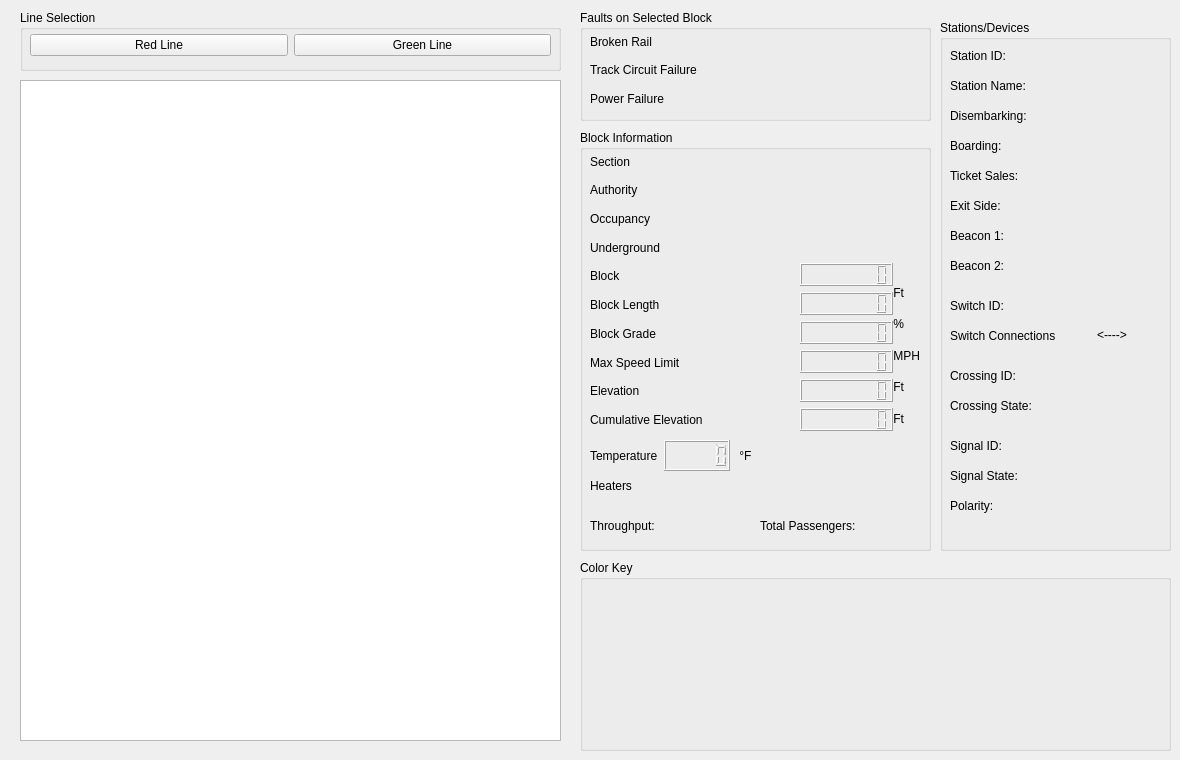
    <widget class="QWidget" name="trackMap">
     <attribute name="title">
      <string>Track Map</string>
     </attribute>
     <widget class="QGroupBox" name="faultsGroup">
      <property name="geometry">
       <rect>
        <x>580</x>
        <y>10</y>
        <width>351</width>
        <height>111</height>
       </rect>
      </property>
      <property name="title">
       <string>Faults on Selected Block</string>
      </property>
      <widget class="QWidget" name="verticalLayoutWidget_3">
       <property name="geometry">
        <rect>
         <x>10</x>
         <y>20</y>
         <width>160</width>
         <height>80</height>
        </rect>
       </property>
       <layout class="QVBoxLayout" name="faultsLabelBlock">
        <item>
         <widget class="QLabel" name="brokenRail">
          <property name="frameShape">
           <enum>QFrame::NoFrame</enum>
          </property>
          <property name="frameShadow">
           <enum>QFrame::Sunken</enum>
          </property>
          <property name="text">
           <string>Broken Rail</string>
          </property>
         </widget>
        </item>
        <item>
         <widget class="QLabel" name="trackcircuitFailure">
          <property name="text">
           <string>Track Circuit Failure</string>
          </property>
         </widget>
        </item>
        <item>
         <widget class="QLabel" name="powerFailure">
          <property name="text">
           <string>Power Failure</string>
          </property>
         </widget>
        </item>
       </layout>
      </widget>
      <widget class="QWidget" name="verticalLayoutWidget_4">
       <property name="geometry">
        <rect>
         <x>170</x>
         <y>20</y>
         <width>160</width>
         <height>81</height>
        </rect>
       </property>
       <layout class="QVBoxLayout" name="faultsoutputBlock">
        <item>
         <widget class="QLabel" name="brokenRail_O">
          <property name="text">
           <string/>
          </property>
         </widget>
        </item>
        <item>
         <widget class="QLabel" name="trackcircuitFailure_O">
          <property name="text">
           <string/>
          </property>
         </widget>
        </item>
        <item>
         <widget class="QLabel" name="powerFailure_O">
          <property name="text">
           <string/>
          </property>
         </widget>
        </item>
       </layout>
      </widget>
     </widget>
     <widget class="QGroupBox" name="stationdevicesgroup">
      <property name="geometry">
       <rect>
        <x>940</x>
        <y>20</y>
        <width>231</width>
        <height>531</height>
       </rect>
      </property>
      <property name="title">
       <string>Stations/Devices</string>
      </property>
      <widget class="QWidget" name="horizontalLayoutWidget_12">
       <property name="geometry">
        <rect>
         <x>10</x>
         <y>270</y>
         <width>171</width>
         <height>31</height>
        </rect>
       </property>
       <layout class="QHBoxLayout" name="switchidblock">
        <item>
         <widget class="QLabel" name="switchlabe_ID_TM">
          <property name="text">
           <string>Switch ID:</string>
          </property>
         </widget>
        </item>
        <item>
         <widget class="QLabel" name="switchID_O">
          <property name="text">
           <string/>
          </property>
         </widget>
        </item>
       </layout>
      </widget>
      <widget class="QWidget" name="horizontalLayoutWidget_11">
       <property name="geometry">
        <rect>
         <x>10</x>
         <y>300</y>
         <width>211</width>
         <height>31</height>
        </rect>
       </property>
       <layout class="QHBoxLayout" name="trackswitchOutputsTB_2">
        <item>
         <widget class="QLabel" name="trackswitchdirectionLabel_TB_2">
          <property name="text">
           <string>Switch Connections</string>
          </property>
         </widget>
        </item>
        <item>
         <widget class="QLabel" name="switchFrom_O">
          <property name="text">
           <string/>
          </property>
         </widget>
        </item>
        <item>
         <widget class="QLabel" name="directionLabelTB_2">
          <property name="text">
           <string>&lt;----&gt;</string>
          </property>
         </widget>
        </item>
        <item>
         <widget class="QLabel" name="switchTo_O">
          <property name="text">
           <string/>
          </property>
         </widget>
        </item>
       </layout>
      </widget>
      <widget class="QWidget" name="horizontalLayoutWidget_17">
       <property name="geometry">
        <rect>
         <x>10</x>
         <y>340</y>
         <width>171</width>
         <height>31</height>
        </rect>
       </property>
       <layout class="QHBoxLayout" name="crossingIDblock_TM">
        <item>
         <widget class="QLabel" name="crossingIDlabel_TM">
          <property name="text">
           <string>Crossing ID:</string>
          </property>
         </widget>
        </item>
        <item>
         <widget class="QLabel" name="crossingID_O">
          <property name="text">
           <string/>
          </property>
         </widget>
        </item>
       </layout>
      </widget>
      <widget class="QWidget" name="horizontalLayoutWidget_18">
       <property name="geometry">
        <rect>
         <x>10</x>
         <y>370</y>
         <width>171</width>
         <height>31</height>
        </rect>
       </property>
       <layout class="QHBoxLayout" name="crossinstateblock">
        <item>
         <widget class="QLabel" name="crossingstatelabel_TM">
          <property name="text">
           <string>Crossing State:</string>
          </property>
         </widget>
        </item>
        <item>
         <widget class="QLabel" name="crossingstate_O">
          <property name="text">
           <string/>
          </property>
         </widget>
        </item>
       </layout>
      </widget>
      <widget class="QWidget" name="horizontalLayoutWidget_19">
       <property name="geometry">
        <rect>
         <x>10</x>
         <y>410</y>
         <width>171</width>
         <height>31</height>
        </rect>
       </property>
       <layout class="QHBoxLayout" name="signalIDblock">
        <item>
         <widget class="QLabel" name="signalidlabelTM">
          <property name="text">
           <string>Signal ID:</string>
          </property>
         </widget>
        </item>
        <item>
         <widget class="QLabel" name="signalID_O">
          <property name="text">
           <string/>
          </property>
         </widget>
        </item>
       </layout>
      </widget>
      <widget class="QWidget" name="horizontalLayoutWidget_20">
       <property name="geometry">
        <rect>
         <x>10</x>
         <y>440</y>
         <width>171</width>
         <height>31</height>
        </rect>
       </property>
       <layout class="QHBoxLayout" name="signalIstateblock">
        <item>
         <widget class="QLabel" name="signalstatelableTM">
          <property name="text">
           <string>Signal State:</string>
          </property>
         </widget>
        </item>
        <item>
         <widget class="QLabel" name="signalstate_O">
          <property name="text">
           <string/>
          </property>
         </widget>
        </item>
       </layout>
      </widget>
      <widget class="QWidget" name="horizontalLayoutWidget_15">
       <property name="geometry">
        <rect>
         <x>10</x>
         <y>200</y>
         <width>171</width>
         <height>31</height>
        </rect>
       </property>
       <layout class="QHBoxLayout" name="beacon1block_3">
        <item>
         <widget class="QLabel" name="beacon1label_TM">
          <property name="text">
           <string>Beacon 1:</string>
          </property>
         </widget>
        </item>
        <item>
         <widget class="QLabel" name="beacon_O">
          <property name="text">
           <string/>
          </property>
         </widget>
        </item>
       </layout>
      </widget>
      <widget class="QWidget" name="horizontalLayoutWidget_13">
       <property name="geometry">
        <rect>
         <x>10</x>
         <y>20</y>
         <width>171</width>
         <height>31</height>
        </rect>
       </property>
       <layout class="QHBoxLayout" name="stationidblock">
        <item>
         <widget class="QLabel" name="stationlabel_ID_TM">
          <property name="text">
           <string>Station ID:</string>
          </property>
         </widget>
        </item>
        <item>
         <widget class="QLabel" name="stationID_O">
          <property name="text">
           <string/>
          </property>
         </widget>
        </item>
       </layout>
      </widget>
      <widget class="QWidget" name="horizontalLayoutWidget_16">
       <property name="geometry">
        <rect>
         <x>10</x>
         <y>230</y>
         <width>171</width>
         <height>31</height>
        </rect>
       </property>
       <layout class="QHBoxLayout" name="beacon2block">
        <item>
         <widget class="QLabel" name="beacon2label_TM">
          <property name="text">
           <string>Beacon 2:</string>
          </property>
         </widget>
        </item>
        <item>
         <widget class="QLabel" name="beacon2_O">
          <property name="text">
           <string/>
          </property>
         </widget>
        </item>
       </layout>
      </widget>
      <widget class="QWidget" name="horizontalLayoutWidget_14">
       <property name="geometry">
        <rect>
         <x>10</x>
         <y>170</y>
         <width>171</width>
         <height>31</height>
        </rect>
       </property>
       <layout class="QHBoxLayout" name="exitsideblock">
        <item>
         <widget class="QLabel" name="stationexit_TM">
          <property name="text">
           <string>Exit Side:</string>
          </property>
         </widget>
        </item>
        <item>
         <widget class="QLabel" name="stationexit_O">
          <property name="text">
           <string/>
          </property>
         </widget>
        </item>
       </layout>
      </widget>
      <widget class="QWidget" name="horizontalLayoutWidget_26">
       <property name="geometry">
        <rect>
         <x>10</x>
         <y>50</y>
         <width>171</width>
         <height>31</height>
        </rect>
       </property>
       <layout class="QHBoxLayout" name="stationnameTMblock">
        <item>
         <widget class="QLabel" name="stationlabel_ID_TM_3">
          <property name="text">
           <string>Station Name:</string>
          </property>
         </widget>
        </item>
        <item>
         <widget class="QLabel" name="stationName_O">
          <property name="text">
           <string/>
          </property>
         </widget>
        </item>
       </layout>
      </widget>
      <widget class="QWidget" name="horizontalLayoutWidget_36">
       <property name="geometry">
        <rect>
         <x>10</x>
         <y>140</y>
         <width>171</width>
         <height>31</height>
        </rect>
       </property>
       <layout class="QHBoxLayout" name="ticketsalesblock">
        <item>
         <widget class="QLabel" name="ticketsales_label">
          <property name="text">
           <string>Ticket Sales:</string>
          </property>
         </widget>
        </item>
        <item>
         <widget class="QLabel" name="ticketsalesTM_O">
          <property name="text">
           <string/>
          </property>
         </widget>
        </item>
       </layout>
      </widget>
      <widget class="QWidget" name="horizontalLayoutWidget_41">
       <property name="geometry">
        <rect>
         <x>10</x>
         <y>470</y>
         <width>171</width>
         <height>31</height>
        </rect>
       </property>
       <layout class="QHBoxLayout" name="polarityblockTM">
        <item>
         <widget class="QLabel" name="polaritylabelTM">
          <property name="text">
           <string>Polarity:</string>
          </property>
         </widget>
        </item>
        <item>
         <widget class="QLabel" name="PolarityTM_O">
          <property name="text">
           <string/>
          </property>
         </widget>
        </item>
       </layout>
      </widget>
      <widget class="QWidget" name="horizontalLayoutWidget_45">
       <property name="geometry">
        <rect>
         <x>10</x>
         <y>80</y>
         <width>171</width>
         <height>31</height>
        </rect>
       </property>
       <layout class="QHBoxLayout" name="departedtrainsblock">
        <item>
         <widget class="QLabel" name="departedtrains">
          <property name="text">
           <string>Disembarking:</string>
          </property>
         </widget>
        </item>
        <item>
         <widget class="QLabel" name="disembarkingTM_O">
          <property name="text">
           <string/>
          </property>
         </widget>
        </item>
       </layout>
      </widget>
      <widget class="QWidget" name="horizontalLayoutWidget_46">
       <property name="geometry">
        <rect>
         <x>10</x>
         <y>110</y>
         <width>171</width>
         <height>31</height>
        </rect>
       </property>
       <layout class="QHBoxLayout" name="boardingblock">
        <item>
         <widget class="QLabel" name="currentriders_label">
          <property name="text">
           <string>Boarding:</string>
          </property>
         </widget>
        </item>
        <item>
         <widget class="QLabel" name="boardingTM_O">
          <property name="text">
           <string/>
          </property>
         </widget>
        </item>
       </layout>
      </widget>
     </widget>
     <widget class="QGroupBox" name="lineselectionsGroup">
      <property name="geometry">
       <rect>
        <x>20</x>
        <y>10</y>
        <width>541</width>
        <height>61</height>
       </rect>
      </property>
      <property name="title">
       <string>Line Selection</string>
      </property>
      <widget class="QWidget" name="horizontalLayoutWidget">
       <property name="geometry">
        <rect>
         <x>10</x>
         <y>20</y>
         <width>521</width>
         <height>31</height>
        </rect>
       </property>
       <layout class="QHBoxLayout" name="lineselectionsBlock">
        <item>
         <widget class="QPushButton" name="buttonRed">
          <property name="enabled">
           <bool>true</bool>
          </property>
          <property name="text">
           <string>Red Line</string>
          </property>
          <property name="checkable">
           <bool>true</bool>
          </property>
          <property name="autoExclusive">
           <bool>true</bool>
          </property>
         </widget>
        </item>
        <item>
         <widget class="QPushButton" name="buttonGreen">
          <property name="enabled">
           <bool>true</bool>
          </property>
          <property name="text">
           <string>Green Line</string>
          </property>
          <property name="checkable">
           <bool>true</bool>
          </property>
          <property name="autoExclusive">
           <bool>true</bool>
          </property>
         </widget>
        </item>
       </layout>
      </widget>
     </widget>
     <widget class="QGraphicsView" name="graphicsView">
      <property name="geometry">
       <rect>
        <x>20</x>
        <y>80</y>
        <width>541</width>
        <height>661</height>
       </rect>
      </property>
      <property name="dragMode">
       <enum>QGraphicsView::ScrollHandDrag</enum>
      </property>
     </widget>
     <widget class="QGroupBox" name="blockinfoGroup_3">
      <property name="geometry">
       <rect>
        <x>580</x>
        <y>130</y>
        <width>351</width>
        <height>421</height>
       </rect>
      </property>
      <property name="title">
       <string>Block Information</string>
      </property>
      <widget class="QWidget" name="verticalLayoutWidget_13">
       <property name="geometry">
        <rect>
         <x>10</x>
         <y>20</y>
         <width>160</width>
         <height>281</height>
        </rect>
       </property>
       <layout class="QVBoxLayout" name="blockinfolabelsBlock_4">
        <item>
         <widget class="QLabel" name="segmentSelected_4">
          <property name="text">
           <string>Section</string>
          </property>
         </widget>
        </item>
        <item>
         <widget class="QLabel" name="blockauthoritylabelTB_3">
          <property name="text">
           <string>Authority</string>
          </property>
         </widget>
        </item>
        <item>
         <widget class="QLabel" name="blockoccupancylabelTB_3">
          <property name="text">
           <string>Occupancy</string>
          </property>
         </widget>
        </item>
        <item>
         <widget class="QLabel" name="label_2">
          <property name="text">
           <string>Underground</string>
          </property>
         </widget>
        </item>
        <item>
         <widget class="QLabel" name="blockNumber_4">
          <property name="text">
           <string>Block</string>
          </property>
         </widget>
        </item>
        <item>
         <widget class="QLabel" name="blockLength_4">
          <property name="text">
           <string>Block Length</string>
          </property>
         </widget>
        </item>
        <item>
         <widget class="QLabel" name="blockGrade_4">
          <property name="text">
           <string>Block Grade</string>
          </property>
         </widget>
        </item>
        <item>
         <widget class="QLabel" name="maxspeedLimit_4">
          <property name="text">
           <string>Max Speed Limit</string>
          </property>
         </widget>
        </item>
        <item>
         <widget class="QLabel" name="label_27">
          <property name="text">
           <string>Elevation</string>
          </property>
         </widget>
        </item>
        <item>
         <widget class="QLabel" name="label_28">
          <property name="text">
           <string>Cumulative Elevation</string>
          </property>
         </widget>
        </item>
       </layout>
      </widget>
      <widget class="QWidget" name="verticalLayoutWidget_14">
       <property name="geometry">
        <rect>
         <x>220</x>
         <y>20</y>
         <width>93</width>
         <height>281</height>
        </rect>
       </property>
       <layout class="QVBoxLayout" name="blockinfooutputBlock_4">
        <item>
         <widget class="QLabel" name="sectionSelectedTM_O">
          <property name="text">
           <string/>
          </property>
         </widget>
        </item>
        <item>
         <widget class="QLabel" name="blockAuthorityTM_O">
          <property name="text">
           <string/>
          </property>
         </widget>
        </item>
        <item>
         <widget class="QLabel" name="blockoccupancyTM_O">
          <property name="text">
           <string/>
          </property>
         </widget>
        </item>
        <item>
         <widget class="QLabel" name="undergroundTM_O">
          <property name="text">
           <string/>
          </property>
         </widget>
        </item>
        <item>
         <widget class="QLCDNumber" name="blockNumberTM_O">
          <property name="font">
           <font>
            <weight>75</weight>
            <bold>true</bold>
           </font>
          </property>
          <property name="digitCount">
           <number>8</number>
          </property>
          <property name="segmentStyle">
           <enum>QLCDNumber::Outline</enum>
          </property>
         </widget>
        </item>
        <item>
         <widget class="QLCDNumber" name="blockLengthTM_O">
          <property name="font">
           <font>
            <weight>75</weight>
            <bold>true</bold>
           </font>
          </property>
          <property name="digitCount">
           <number>8</number>
          </property>
          <property name="segmentStyle">
           <enum>QLCDNumber::Outline</enum>
          </property>
         </widget>
        </item>
        <item>
         <widget class="QLCDNumber" name="blockGradeTM_O">
          <property name="font">
           <font>
            <weight>75</weight>
            <bold>true</bold>
           </font>
          </property>
          <property name="digitCount">
           <number>8</number>
          </property>
          <property name="segmentStyle">
           <enum>QLCDNumber::Outline</enum>
          </property>
         </widget>
        </item>
        <item>
         <widget class="QLCDNumber" name="maxspeedlimitTM_O">
          <property name="font">
           <font>
            <weight>75</weight>
            <bold>true</bold>
           </font>
          </property>
          <property name="digitCount">
           <number>8</number>
          </property>
          <property name="segmentStyle">
           <enum>QLCDNumber::Outline</enum>
          </property>
         </widget>
        </item>
        <item>
         <widget class="QLCDNumber" name="elevationTM_O">
          <property name="font">
           <font>
            <weight>75</weight>
            <bold>true</bold>
           </font>
          </property>
          <property name="digitCount">
           <number>8</number>
          </property>
          <property name="segmentStyle">
           <enum>QLCDNumber::Outline</enum>
          </property>
         </widget>
        </item>
        <item>
         <widget class="QLCDNumber" name="cumulativeelevationTM_O">
          <property name="font">
           <font>
            <weight>75</weight>
            <bold>true</bold>
           </font>
          </property>
          <property name="digitCount">
           <number>8</number>
          </property>
          <property name="segmentStyle">
           <enum>QLCDNumber::Outline</enum>
          </property>
         </widget>
        </item>
       </layout>
      </widget>
      <widget class="QWidget" name="verticalLayoutWidget_19">
       <property name="geometry">
        <rect>
         <x>310</x>
         <y>20</y>
         <width>67</width>
         <height>281</height>
        </rect>
       </property>
       <layout class="QVBoxLayout" name="blockinfoscaleBlock_4">
        <item>
         <spacer name="verticalSpacer_4">
          <property name="orientation">
           <enum>Qt::Vertical</enum>
          </property>
          <property name="sizeType">
           <enum>QSizePolicy::Preferred</enum>
          </property>
          <property name="sizeHint" stdset="0">
           <size>
            <width>20</width>
            <height>130</height>
           </size>
          </property>
         </spacer>
        </item>
        <item>
         <widget class="QLabel" name="label_29">
          <property name="text">
           <string> Ft</string>
          </property>
         </widget>
        </item>
        <item>
         <widget class="QLabel" name="label_30">
          <property name="text">
           <string> %</string>
          </property>
         </widget>
        </item>
        <item>
         <widget class="QLabel" name="label_31">
          <property name="text">
           <string> MPH</string>
          </property>
         </widget>
        </item>
        <item>
         <widget class="QLabel" name="label_32">
          <property name="text">
           <string> Ft</string>
          </property>
         </widget>
        </item>
        <item>
         <widget class="QLabel" name="ft_label3_4">
          <property name="text">
           <string> Ft</string>
          </property>
         </widget>
        </item>
       </layout>
      </widget>
      <widget class="QWidget" name="horizontalLayoutWidget_42">
       <property name="geometry">
        <rect>
         <x>10</x>
         <y>310</y>
         <width>211</width>
         <height>31</height>
        </rect>
       </property>
       <layout class="QHBoxLayout" name="temperatureblock_4">
        <item>
         <widget class="QLabel" name="temperature_4">
          <property name="text">
           <string>Temperature</string>
          </property>
         </widget>
        </item>
        <item>
         <widget class="QLCDNumber" name="temperatureTM_O">
          <property name="font">
           <font>
            <weight>75</weight>
            <bold>true</bold>
           </font>
          </property>
          <property name="segmentStyle">
           <enum>QLCDNumber::Outline</enum>
          </property>
         </widget>
        </item>
        <item>
         <widget class="QLabel" name="label_33">
          <property name="text">
           <string> °F</string>
          </property>
         </widget>
        </item>
       </layout>
      </widget>
      <widget class="QWidget" name="horizontalLayoutWidget_43">
       <property name="geometry">
        <rect>
         <x>10</x>
         <y>340</y>
         <width>211</width>
         <height>31</height>
        </rect>
       </property>
       <layout class="QHBoxLayout" name="heatersblock_4">
        <item>
         <widget class="QLabel" name="heaters_4">
          <property name="text">
           <string>Heaters</string>
          </property>
         </widget>
        </item>
        <item>
         <widget class="QLabel" name="heatersTM_O">
          <property name="text">
           <string/>
          </property>
         </widget>
        </item>
       </layout>
      </widget>
      <widget class="QWidget" name="horizontalLayoutWidget_35">
       <property name="geometry">
        <rect>
         <x>10</x>
         <y>380</y>
         <width>171</width>
         <height>31</height>
        </rect>
       </property>
       <layout class="QHBoxLayout" name="throughputblock">
        <item>
         <widget class="QLabel" name="signalstatelableTM_2">
          <property name="text">
           <string>Throughput: </string>
          </property>
         </widget>
        </item>
        <item>
         <widget class="QLabel" name="throughputTM_O">
          <property name="text">
           <string/>
          </property>
         </widget>
        </item>
       </layout>
      </widget>
      <widget class="QWidget" name="horizontalLayoutWidget_47">
       <property name="geometry">
        <rect>
         <x>180</x>
         <y>380</y>
         <width>171</width>
         <height>31</height>
        </rect>
       </property>
       <layout class="QHBoxLayout" name="throughputblock_2">
        <item>
         <widget class="QLabel" name="signalstatelableTM_3">
          <property name="text">
           <string>Total Passengers:</string>
          </property>
         </widget>
        </item>
        <item>
         <widget class="QLabel" name="passengersTM_O">
          <property name="text">
           <string/>
          </property>
         </widget>
        </item>
       </layout>
      </widget>
     </widget>
     <widget class="QGroupBox" name="stationdevicesgroup_2">
      <property name="geometry">
       <rect>
        <x>580</x>
        <y>560</y>
        <width>591</width>
        <height>191</height>
       </rect>
      </property>
      <property name="title">
       <string>Color Key</string>
      </property>
      <widget class="QLabel" name="ticketsalesTM_O_3">
       <property name="geometry">
        <rect>
         <x>120</x>
         <y>130</y>
         <width>60</width>
         <height>29</height>
        </rect>
       </property>
       <property name="text">
        <string/>
       </property>
      </widget>
      <widget class="QLabel" name="stationlabel_ID_TM_5">
       <property name="geometry">
        <rect>
         <x>10</x>
         <y>20</y>
         <width>471</width>
         <height>161</height>
        </rect>
       </property>
       <property name="text">
        <string/>
       </property>
       <property name="pixmap">
        <pixmap>main_ui/color key.png</pixmap>
       </property>
       <property name="scaledContents">
        <bool>true</bool>
       </property>
      </widget>
     </widget>
    </widget>
